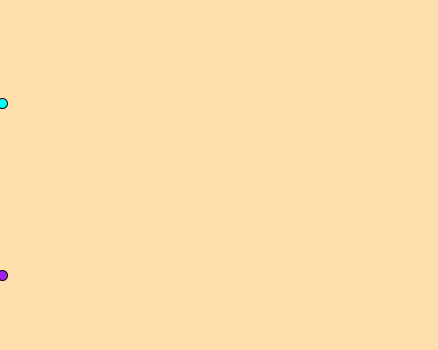
Frame 1 (no input)
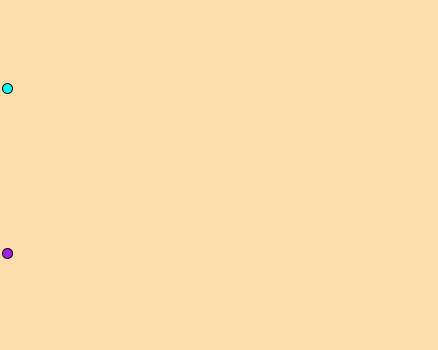
Frame 60 (the mouse pressed at the canvas centre just before this capture)
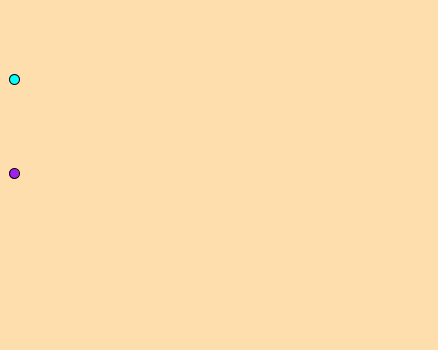
Frame 120 (the mouse held since frame 60 and released just before this capture)

The Processing sketch that drew these frames (run headless with seeded random() and noise(); from frame 60 on, the mouse is pressed at the canvas centre):

// Processing sketch: processing_150942
// ── processing_150942.pde

/*Ejercicio: Animar el movimiento de una particula a velocidad v sobre
las 2 funciones osciladoras.*/

float posXgeneral, posY1, posY2;
float velocidad = 10;
float delta_t = 0.01;
float amplitud = 40;


void setup() {
  size(438,350);
  smooth();
}

void draw() {
  background(255,222,173,0);
  
  posXgeneral += velocidad * delta_t;
  
  pushMatrix();
  posY1 = amplitud * sin(posXgeneral) * exp(-0.002*posXgeneral);
  
  translate(posXgeneral, posY1);
  fill(0,255,255,255);
  ellipse(2, 100, 10, 10);
  popMatrix();
  
  pushMatrix();
  posY2 =  amplitud * (sin(3*posXgeneral) + sin(3.5*posXgeneral));
  
  translate(posXgeneral, posY2);
  fill(160,32,240,255);
  ellipse(2, 250, 10, 10);
  popMatrix();
}

void keyPressed(){
 
 if(key == ' '){
  posXgeneral = 0;
 } 
  
}
